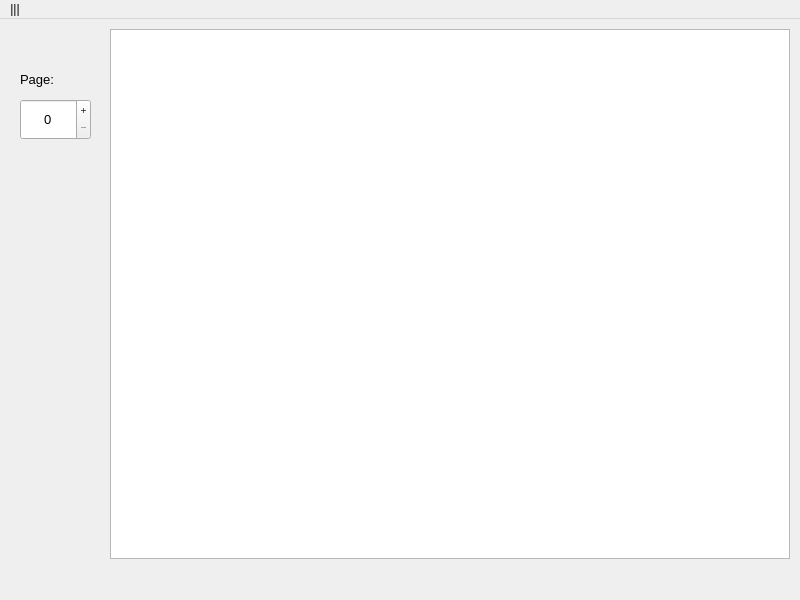
<?xml version="1.0" encoding="UTF-8"?>
<ui version="4.0">
 <class>History</class>
 <widget class="QMainWindow" name="History">
  <property name="geometry">
   <rect>
    <x>0</x>
    <y>0</y>
    <width>800</width>
    <height>600</height>
   </rect>
  </property>
  <property name="windowTitle">
   <string>MainWindow</string>
  </property>
  <property name="iconSize">
   <size>
    <width>30</width>
    <height>30</height>
   </size>
  </property>
  <widget class="QWidget" name="centralwidget">
   <widget class="QTableWidget" name="HistoryOfTranslate">
    <property name="geometry">
     <rect>
      <x>110</x>
      <y>10</y>
      <width>680</width>
      <height>530</height>
     </rect>
    </property>
   </widget>
   <widget class="QLabel" name="label">
    <property name="geometry">
     <rect>
      <x>20</x>
      <y>50</y>
      <width>55</width>
      <height>21</height>
     </rect>
    </property>
    <property name="font">
     <font>
      <pointsize>10</pointsize>
     </font>
    </property>
    <property name="text">
     <string>Page:</string>
    </property>
   </widget>
   <widget class="QSpinBox" name="Page">
    <property name="geometry">
     <rect>
      <x>20</x>
      <y>80</y>
      <width>71</width>
      <height>41</height>
     </rect>
    </property>
    <property name="font">
     <font>
      <pointsize>10</pointsize>
     </font>
    </property>
    <property name="alignment">
     <set>Qt::AlignCenter</set>
    </property>
    <property name="buttonSymbols">
     <enum>QAbstractSpinBox::PlusMinus</enum>
    </property>
    <property name="correctionMode">
     <enum>QAbstractSpinBox::CorrectToPreviousValue</enum>
    </property>
    <property name="maximum">
     <number>124</number>
    </property>
   </widget>
  </widget>
  <widget class="QMenuBar" name="menubar">
   <property name="geometry">
    <rect>
     <x>0</x>
     <y>0</y>
     <width>800</width>
     <height>26</height>
    </rect>
   </property>
   <widget class="QMenu" name="menu">
    <property name="title">
     <string>|||</string>
    </property>
    <addaction name="actionBack_2"/>
   </widget>
   <addaction name="menu"/>
  </widget>
  <action name="actionBack">
   <property name="text">
    <string>Back</string>
   </property>
  </action>
  <action name="actionBack_2">
   <property name="text">
    <string>Back</string>
   </property>
  </action>
 </widget>
 <resources/>
 <connections/>
</ui>
